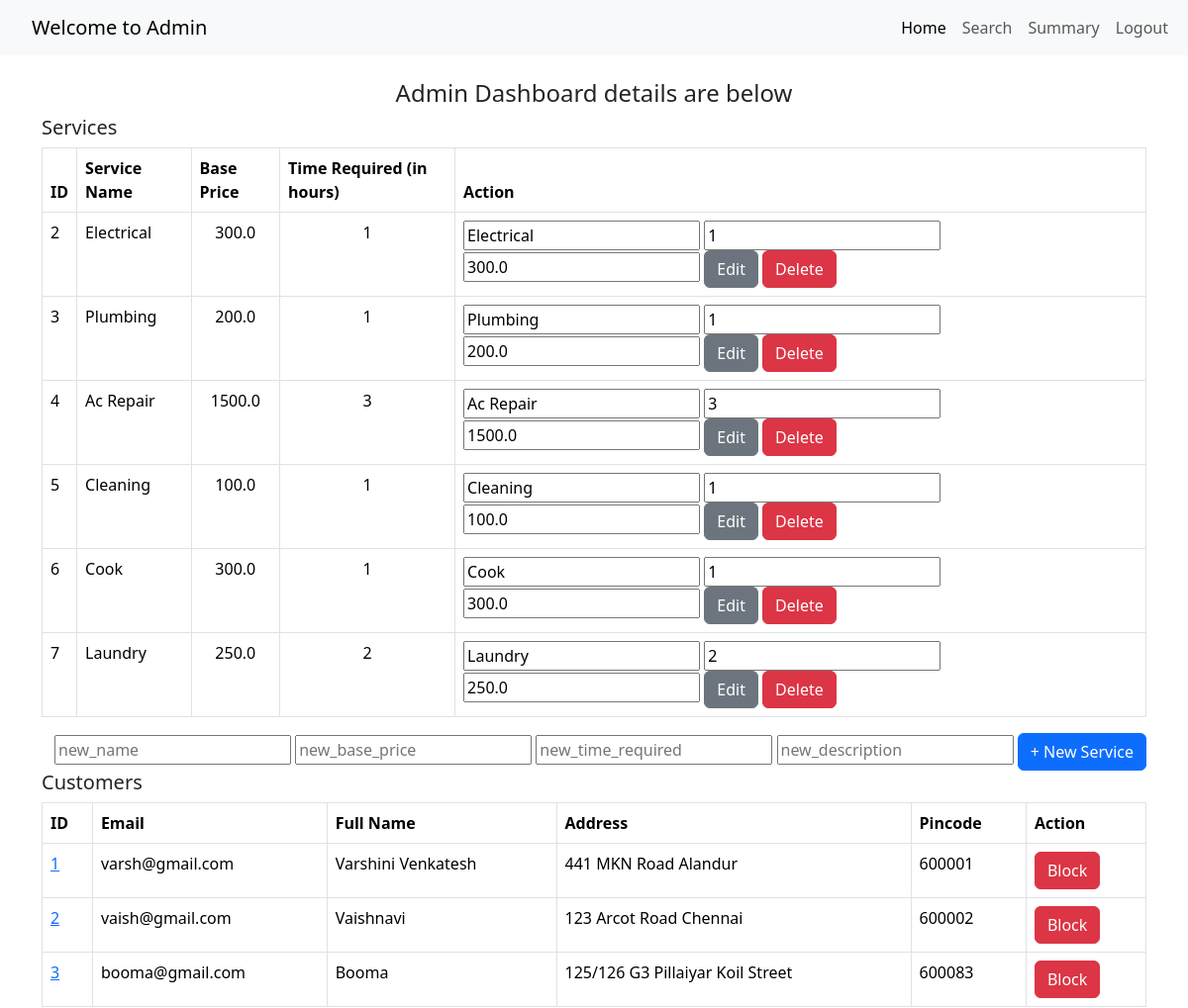
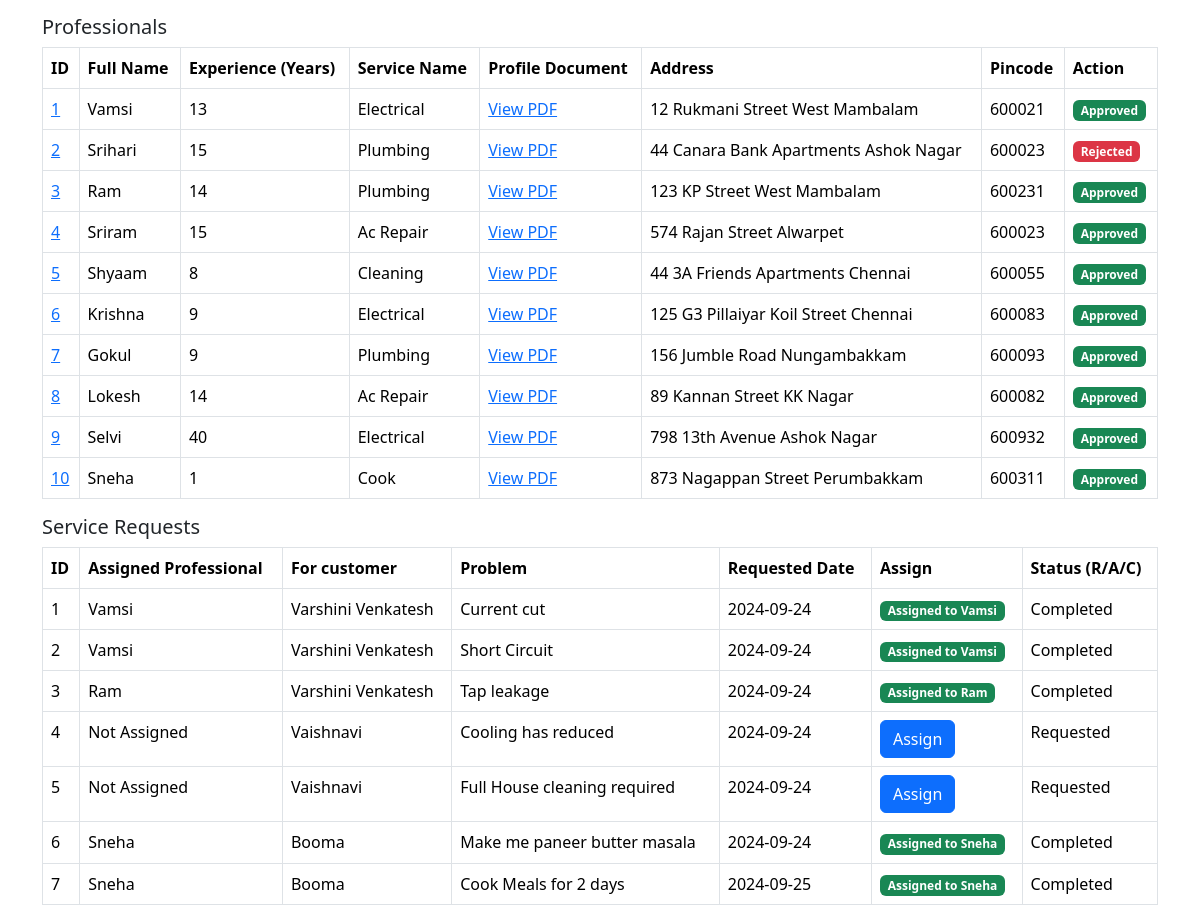
The page /admindashboard on the database as committed earlier (2 pictures, top to bottom).
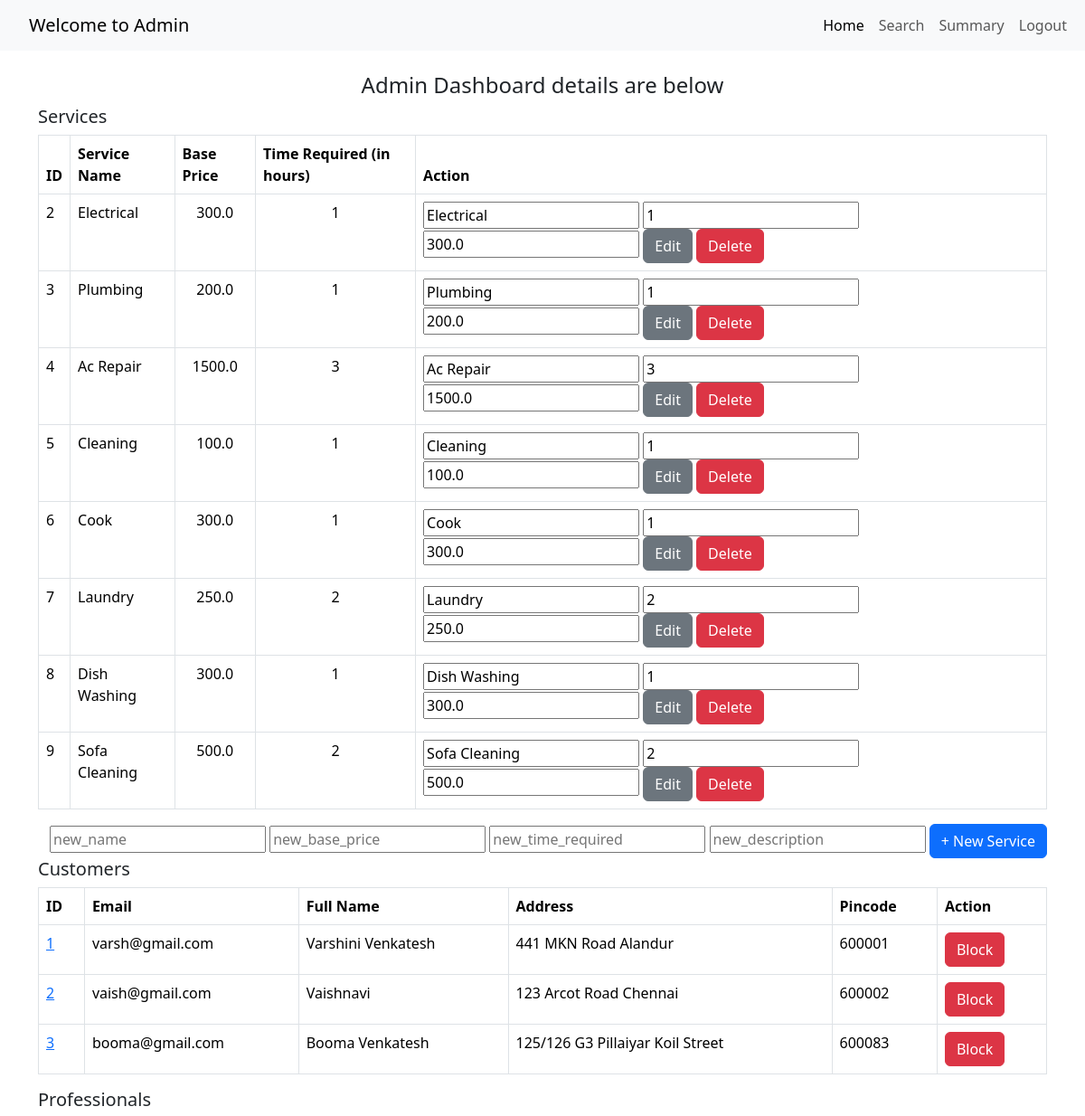
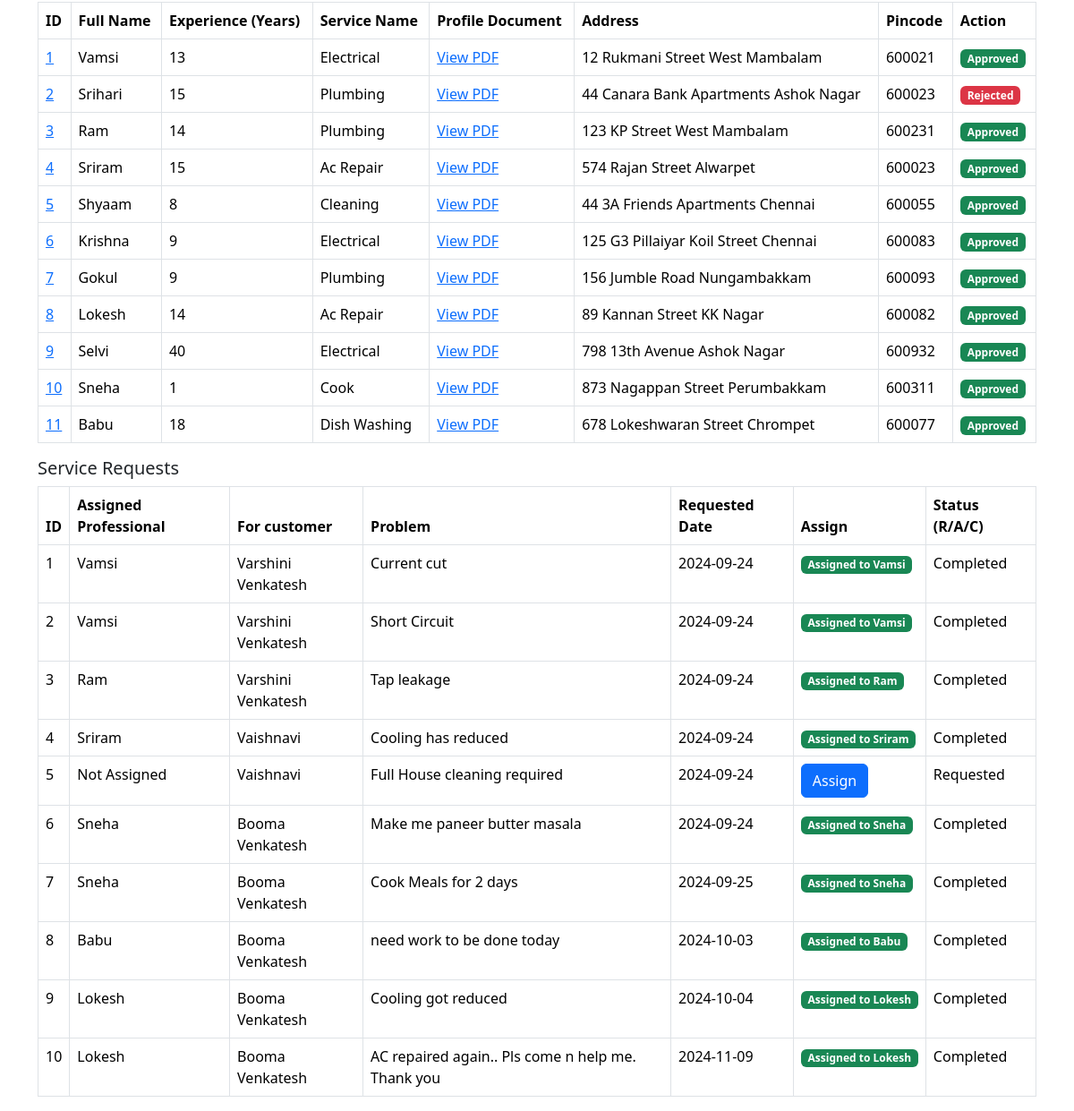
The same page on the database as committed later (2 pictures, top to bottom).
### application/models.py (models this page shows, shortened)
class Service(db.Model):
    __tablename__ = 'services'
    service_id = db.Column(db.Integer, primary_key=True)
    name = db.Column(db.String(100), nullable=False)
    base_price = db.Column(db.Float, nullable=False)
    time_required = db.Column(db.String(50), nullable=False)
    descriptions = db.Column(db.Text, nullable=True)
    service_requests_list = db.relationship('ServiceRequest', backref='service', cascade='all, delete-orphan', lazy=True)

class Customer(db.Model):
    __tablename__ = 'customers'
    id = db.Column(db.Integer, primary_key=True)
    email = db.Column(db.String(120), unique=True, nullable=False)
    password = db.Column(db.String(120), nullable=False)
    full_name = db.Column(db.String(100), nullable=False)
    address = db.Column(db.String(200), nullable=False)
    pincode = db.Column(db.String(10), nullable=False)

class ServiceProfessional(db.Model):
    __tablename__ = 'service_professionals'
    id = db.Column(db.Integer, primary_key=True)
    email = db.Column(db.String(120), unique=True, nullable=False)
    password = db.Column(db.String(120), nullable=False)
    full_name = db.Column(db.String(100), nullable=False)
    service_id = db.Column(db.Integer, db.ForeignKey('services.service_id'), nullable=False)
    experience = db.Column(db.Integer, nullable=False)
    profile_doc = db.Column(db.String(200), nullable=False)
    address = db.Column(db.String(200), nullable=False)
    pincode = db.Column(db.String(10), nullable=False)
    date_created = db.Column(db.DateTime, default=date.today())
    status = db.Column(db.String(50), nullable=False)
    service = db.relationship('Service', backref='service_professionals', lazy=True)

class ServiceRequest(db.Model):
    __tablename__ = 'service_requests'
    serv_req_id = db.Column(db.Integer, primary_key=True)
    service_id = db.Column(db.Integer, db.ForeignKey('services.service_id'), nullable=False)
    cust_id = db.Column(db.Integer, db.ForeignKey('customers.id'), nullable=False)
    professional_id = db.Column(db.Integer, db.ForeignKey('service_professionals.id'), nullable=True)
    date_of_req = db.Column(db.DateTime, default=date.today)
    date_of_completion = db.Column(db.DateTime, nullable=True)
    service_status = db.Column(db.String(50), nullable=False)  # requested, assigned, completed
    remarks = db.Column(db.Text, nullable=True)
    professional = db.relationship('ServiceProfessional', backref='service_requests', lazy=True)
    customer = db.relationship('Customer', backref='service_requests', lazy=True)

### app.py (the view)
@app.route('/admindashboard', methods= ['GET'])
def admindashboard():
    if request.method == 'GET':
        services = Service.query.all()
        professionals = ServiceProfessional.query.all()
        service_requests = ServiceRequest.query.all()
        customers = Customer.query.all()
        return render_template("admindashboard.html", services = services, professionals = professionals, service_requests = service_requests, customers = customers)

### templates/admindashboard.html (shortened to what this page needs)
<!DOCTYPE html>
<html lang="en">
<head>
    <link href="https://cdn.jsdelivr.net/npm/bootstrap@5.3.3/dist/css/bootstrap.min.css" rel="stylesheet">
</head>
<body>
    <nav class="navbar navbar-expand-lg navbar-light bg-light">
        <div class="container-fluid">
          <a class="navbar-brand" href="#">Welcome to Admin</a>
          <div class="collapse navbar-collapse" id="navbarNavAltMarkup">
            <div class="navbar-nav">
              <a class="nav-link active" aria-current="page" href="#">Home</a>
              <a class="nav-link" href="{{ url_for('adminsearchpage')}}">Search</a>
              <a class="nav-link" href="{{ url_for('render_admin_summary')}}">Summary</a>
              <a class="nav-link" href="{{ url_for('logout') }}">Logout</a>
            </div>
          </div>
        </div>
    </nav>
    <div class="container mt-4">
        <h4 style="text-align: center;">Admin Dashboard details are below</h4>
        <div class="row">
            <div class="col-md-12">
                <h5>Services</h5>
                <table class="table table-bordered">
                    <thead>
                        <tr>
                            <th>ID</th>
                            <th>Service Name</th>
                            <th>Base Price</th>
                            <th>Time Required (in hours)</th>
                            <th>Action</th>
                        </tr>
                    </thead>
                    <tbody>
                        {% for service in services %}
                        <tr>
                            <td>{{ service.service_id }}</td>
                            <td>{{ service.name }}</td>
                            <td style="text-align: center;">{{ service.base_price }}</td>
                            <td style="text-align: center;">{{ service.time_required }}</td>
                            <td>
                                <form action="{{ url_for('edit_service', id=service.service_id) }}" method="POST" style="display:inline;">
                                    <input type="text" name="name" value="{{ service.name }}" placeholder="name" required>
                                    <input type="number" name="time_required" value="{{ service.time_required }}" placeholder="timing" required>
                                    <input type="number" name="base_price" value="{{ service.base_price }}" placeholder="base_price" required>
                                    <button type="submit" class="btn btn-secondary">Edit</button>
                                </form>
                                <form action="{{ url_for('delete_service', id=service.service_id) }}" method="POST" style="display:inline;">
                                    <button type="submit" class="btn btn-danger">Delete</button>
                                </form>
                            </td>
                        </tr>
                        {% else %}
                        <tr>
                            <td colspan="4">No services found</td>
                        </tr>
                        {% endfor %}
                    </tbody>
                </table>
                <form action="{{ url_for('add_new_service')}}" method="POST" style="text-align: right;">
                    <input type="text" name = "new_name" placeholder="new_name" required>
                    <input type="number" name = "new_base_price" placeholder="new_base_price" required>
                    <input type="number" name = "new_time_required" placeholder="new_time_required" required>
                    <input type="text" name = "new_description" placeholder="new_description" required>
                    <button type="submit" class="btn btn-primary">+ New Service</button>
                </form>
        </div>
            <div class="col-md-12">
                <h5>Customers</h5>
                <table class="table table-bordered">
                    <thead>
                        <tr>
                            <th>ID</th>
                            <th>Email</th>
                            <th>Full Name</th>
                            <th>Address</th>
                            <th>Pincode</th>
                            <th>Action</th>
                        </tr>
                    </thead>
                    <tbody>
                        {% for customer in customers %}
                        <tr>
                            <td><a href="{{ url_for('viewcustomerprofile', id=customer.id) }}">{{ customer.id }}</a></td>
                            <td>{{ customer.email }}</td>
                            <td>{{ customer.full_name }}</td>
                            <td>{{ customer.address }}</td>
                            <td>{{ customer.pincode }}</td>
                            <td>
                                <form action="{{ url_for('block_customer', id=customer.id) }}" method="POST" style="display:inline;">
                                    <button type="submit" class="btn btn-danger">Block</button>
                                </form>
                            </td>
                        </tr>
                        {% else %}
                        <tr>
                            <td colspan="5">No Customers found</td>
                        </tr>
                        {% endfor %}
                    </tbody>
                </table>
            </div>
            <div class="col-md-12">
                <h5>Professionals</h5>
                <table class="table table-bordered">
                    <thead>
                        <tr>
                            <th>ID</th>
                            <th>Full Name</th>
                            <th>Experience (Years)</th>
                            <th>Service Name</th>
                            <th>Profile Document</th>
                            <th>Address</th>
                            <th>Pincode</th>
                            <th>Action</th>
                        </tr>
                    </thead>
                    <tbody>
                        {% for professional in professionals %}
                        <tr>
                            <td><a href="{{ url_for('viewprofessionalprofile', id=professional.id) }}">{{ professional.id }}</a></td>
                            <td>{{ professional.full_name }}</td>
                            <td>{{ professional.experience }}</td>
                            <td>{{ professional.service.name }}</td>
                            <td>
                                {% if professional.profile_doc %}
                                    {% if professional.profile_doc.endswith('.pdf') %}
                                        <a href="{{ url_for('uploaded_file', filename=professional.profile_doc) }}" target="_blank">
                                            View PDF
                                        </a>
                                    {% endif %}
                                {% else %}
                                    No Document
                                {% endif %}
                            </td>
                            <td>{{ professional.address }}</td>
                            <td>{{ professional.pincode }}</td>
                            <td>
                                <div class="btn-group" role="group" aria-label="Basic mixed styles example">
                                    {% if professional.status == 'requested' %}
                                        <form action="{{ url_for('approve_professional', id=professional.id) }}" method="POST" style="display:inline;">
                                            <button type="submit" class="btn btn-success">Approve</button>
                                        </form>
                                        <form action="{{ url_for('reject_professional', id=professional.id) }}" method="POST" style="display:inline;">
                                            <button type="submit" class="btn btn-danger">Rejected</button>
                                        </form>
                                        <form action="{{ url_for('delete_professional', id=professional.id) }}" method="POST" style="display:inline;">
                                            <button type="submit" class="btn btn-warning">Delete</button>
                                        </form>
                                    {% elif professional.status == 'accepted' %}
                                        <span class="badge bg-success">Approved</span>
                                    {% elif professional.status == 'rejected' %}
                                        <span class="badge bg-danger">Rejected</span>
                                    {% else %}
                                        <span class="badge bg-info">{{ professional.status.title() }}</span>
                                    {% endif %}
                                </div>
                            </td>
                        </tr>
                        {% else %}
                        <tr>
                            <td colspan="5">No professionals found</td>
                        </tr>
                        {% endfor %}
                    </tbody>
                </table>
            </div>
            <div class="col-md-12">
                <h5>Service Requests</h5>
                <table class="table table-bordered">
                    <thead>
                        <tr>
                            <th>ID</th>
                            <th>Assigned Professional</th>
                            <th>For customer</th>
                            <th>Problem</th>
                            <th>Requested Date</th>
                            <th>Assign</th>
                            <th>Status (R/A/C)</th>
                        </tr>
                    </thead>
                    <tbody>
                        {% for request in service_requests %}
                        <tr>
                            <td>{{ request.serv_req_id }}</td>
                            <td>{% if request.professional.status == 'accepted' %} {{ request.professional.full_name }} {% else %} Not Assigned {% endif %}</td>
                            <td>{% if request.customer %} {{ request.customer.full_name }} {% else %} Not Assigned {% endif %}</td>
                            <td>{{ request.remarks }}</td>
                            <td>{{ request.date_of_req.strftime('%Y-%m-%d') }}</td>
                            <td>
                                {% if request.professional.status == 'accepted' %}
                                    <span class="badge bg-success">Assigned to {{ request.professional.full_name }}</span>
                                {% else %}
                                    <form action="{{ url_for('assign_professional', request_id=request.serv_req_id) }}" method="POST">
                                        <button type="submit" class="btn btn-primary">Assign</button>
                                    </form>
                                {% endif %}
                            </td>
                            <td>{{ request.service_status.title() }}</td>
                        </tr>
                        {% else %}
                        <tr>
                            <td colspan="4">No service requests found</td>
                        </tr>
                        {% endfor %}
                    </tbody>
                </table>
            </div>
        </div>
    </div>
</body>
</html>

### templates/admindashboard.html (style rules this page uses)
.navbar-nav { margin-left: auto; }
.container-fluid { padding-left: 2rem; }

Rows that differ between the two databases and show on the page:
added Service: service_id "8", name "Dish Washing", base_price "300.0", time_required "1"
added Service: service_id "9", name "Sofa Cleaning", base_price "500.0", time_required "2"
changed Customer "booma@gmail.com": full_name "Booma" → "Booma Venkatesh"
added ServiceProfessional: id "11", full_name "Babu", experience "18", service.name "Dish Washing", address "678 Lokeshwaran Street Chrompet", pincode "600077", status "Approved"
changed ServiceRequest "Cooling has reduced": professional.full_name (not shown) → "Sriram"; service_status "Requested" → "Completed"; text "Not Assigned Assign" → "Assigned to"
changed through a linked row, ServiceRequest "Make me paneer butter masala": customer.full_name "Booma" → "Booma Venkatesh"
changed through a linked row, ServiceRequest "Cook Meals for 2 days": customer.full_name "Booma" → "Booma Venkatesh"
added ServiceRequest: serv_req_id "8", professional.full_name "Babu", customer.full_name "Booma Venkatesh", remarks "need work to be done today", date_of_req "2024-10-03", service_status "Completed"
added ServiceRequest: serv_req_id "9", professional.full_name "Lokesh", customer.full_name "Booma Venkatesh", remarks "Cooling got reduced", date_of_req "2024-10-04", service_status "Completed"
added ServiceRequest: serv_req_id "10", professional.full_name "Lokesh", customer.full_name "Booma Venkatesh", remarks "AC repaired again.. Pls come n help me. Thank you", date_of_req "2024-11-09", service_status "Completed"
